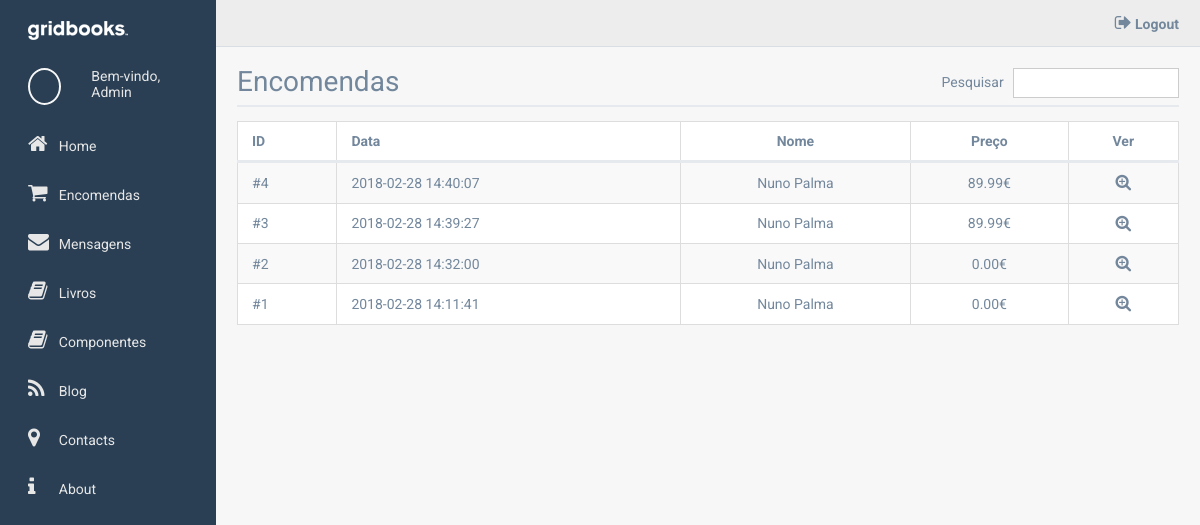
Page /admin/orders (signed in) on the committed database.
### tables this page shows
CREATE TABLE `orders` (
  `order_id` int(11) NOT NULL,
  `order_date` datetime NOT NULL DEFAULT CURRENT_TIMESTAMP,
  `order_name` text NOT NULL,
  `order_email` text NOT NULL,
  `order_address` text NOT NULL,
  `order_country` text NOT NULL,
  `order_price` decimal(10,2) NOT NULL,
  `order_shipping` decimal(10,2) NOT NULL,
  `order_total` decimal(10,2) NOT NULL,
  `order_status` varchar(25) NOT NULL
);

### admin/library/BaseController.php (called while the page is built, shortened)
<?php
    class BaseController{
        protected $action;
        private $data = array();
        public function __construct($controller,$action,$id,$params){
            $this->action = $action;
            $this->action();
        }
        private function action(){
            $action_name = $this->action;
            $this->$action_name();
        }
        protected function saveData($key,$value){
            $this->data[$key] = $value;
        }
        protected function loadView($template, $header = true){
            new View( $template ,  $this->data, $header );
        }
    }
?>

### admin/mvc/controllers/OrdersController.php (called while the page is built, shortened)
<?php
    class OrdersController extends BaseController{
        public function index(){
            $order_model = $this->loadModel('Orders');
            $this->saveData( 'orders' , $order_model->getAll() );
            $this->loadView('orders');
        }
    }
 ?>

### admin/library/Router.php (called while the page is built, shortened)
<?php
    class Router{
        private $controller;
        private $action;
        private $id;
        private $params = array();
        public function __construct(){
            $this->loadController();
        }
        private function getPath(){
            if( isset($_GET['path']) ){
                $url_parts = explode('/',$_GET['path']);
            }
            if( isset($url_parts[0]) && $url_parts[0] != ''){
                $this->controller = ucfirst($url_parts[0]);
            }else{
                $this->controller = 'Home';
            }
            if( isset($url_parts[1]) && $url_parts[1] != ''){
                $this->action = $url_parts[1];
            }else{
                $this->action = 'index';
            }
            if( isset($url_parts[2]) && $url_parts[2] != ''){
                $this->id = $url_parts[2];
            }else{
                $this->id = 0;
            }
        }
        private function getParams(){
            foreach($_GET as $key=>$value){
                $this->params[$key] = $value;
            }
        }
        private function loadController(){
            $controller = new $controller_class( $this->controller, $this->action, $this->id, $this->params);
        }
    }
 ?>

### admin/index.php (called while the page is built, shortened)
<?php
	new Router();
?>

### admin/library/Database.php (called while the page is built, shortened)
<?php
    class Database{
        private $mysqli;
        public function __construct(){
            $this->mysqli = new mysqli(DB_HOST,DB_USER,DB_PASS,DB_NAME);
            $this->mysqli->set_charset('utf8');
        }
        public function getRows($sql){
            $items = array();
            $result = $this->mysqli->query($sql);
            while( $row = $result->fetch_object() ){
                $items[] = $row;
            }
            return $items;
        }
    }
?>

### admin/mvc/models/OrdersModel.php (called while the page is built, shortened)
<?php
    class OrdersModel extends BaseModel{
        public function getAll(){
          return $this->database->getRows("SELECT * FROM orders
                                           ORDER BY order_date DESC");
        }
    }
 ?>

### admin/mvc/views/ordersView.php (the view)
<div class="page-header">
	<div class="row">
		<div class="col col6 left">
			<h2 class="page-title">
				Encomendas
			</h2>
		</div>
		<div class="col col6 right text-right">
			<form action="<?php echo ADMIN_URL.'books/search'?>" method="GET" class="search-form">
				<label>Pesquisar</label>
				<input type="text" name="search" required/>
			</form>
		</div>
	</div>
</div>
<table class="list-table">
	<tr>
		<th class="text-left">ID</th>
		<th class="text-left">Data</th>
		<th>Nome</th>
		<th>Preço</th>
		<th>Ver</th>
	</tr>
	<?php foreach($orders as $order){?>
	<tr>
		<td class="text-left">
			<a href="">
				#<?php echo $order->order_id; ?>
			</a>
		</td>
		<td class="text-left">
			<?php echo $order->order_date; ?>
		</td>
		<td>
			<?php echo $order->order_name; ?>
		</td>
		<td>
			<?php echo $order->order_price; ?>€
		</td>
		<td>
			<a href="<?php echo ADMIN_URL.'orders/detail/'.$order->order_id; ?>">
				<i class="fa fa-search-plus"></i>
			</a>
		</td>
	</tr>
	<?php } ?>
</table>

### admin/static/css/style.css (style rules this page uses)
* { box-sizing:border-box; }
body { margin:0;font-family: 'Roboto', sans-serif;font-size:14px;color:#73879C; }
a { text-decoration:none;color:inherit; }
h1,h2,h3 { margin:0; }
input,textarea { font-size:inherit;font-family:inherit;color:inherit; }
.left { float:left; }
.right { float:right; }
.text-left { text-align:left; }
.text-right { text-align:right; }
.row { margin:0 -15px; }
.row:after { content:'.';clear:both;display:block;height:0;visibility:hidden; }
.col { position:relative;padding:0 15px;min-height:1px; }
.col6 { width:50%; }
.page-header { color:#73879C;margin-bottom:1em;border-bottom:2px solid #E6E9ED;padding-bottom:0.5em; }
.page-title { font-size:2em;font-weight:400;line-height:1em; }
.list-table { width:100%;text-align:center;border-spacing:0;border-collapse:collapse;color:#73879C;background:#FFF; }
.list-table tr:nth-child(even) { background:#f9f9f9; }
.list-table td, .list-table th { padding:0.8em 1em;border:1px solid #DDD; }
.list-table th { border-bottom:3px solid #E6E9ED; }
.list-table i { font-size:1.2em;line-height:1em; }
.search-form { display:inline-block; }
.search-form input { display:inline-block;font-size:0.9em;border:1px solid #CCC;padding:0.5em;margin-left:0.5em; }

### rows in the picture
orders: order_id "4", order_date "2018-02-28 14:40:07", order_name "Nuno Palma", order_price "89.99"
orders: order_id "3", order_date "2018-02-28 14:39:27", order_name "Nuno Palma", order_price "89.99"
orders: order_id "2", order_date "2018-02-28 14:32:00", order_name "Nuno Palma", order_price "0.00"
orders: order_id "1", order_date "2018-02-28 14:11:41", order_name "Nuno Palma", order_price "0.00"
